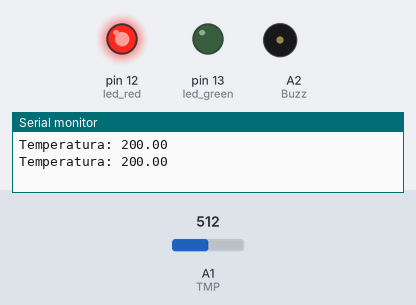
Recording of a sketch running on a simulated Arduino Uno, built with avr-gcc and run on an emulated ATmega328P. On the bench: output pins drawn as LEDs (lit = HIGH), buzzer (waves = sounding, pin HIGH), the last lines printed to the serial monitor. The inputs (shaded band) are chosen by the test bench; at power-on: A1 (TMP) = 512.

Above: at 3.8 s.
3.9 s: A1 (TMP) set to 191
7.8 s: A1 (TMP) set to 174
At 9.4 s:
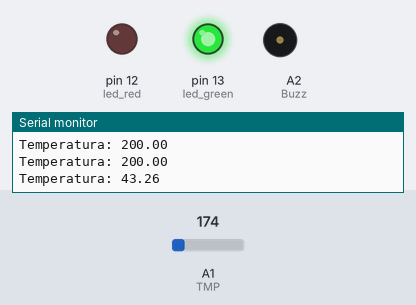
11.7 s: A1 (TMP) set to 306
At 13.3 s:
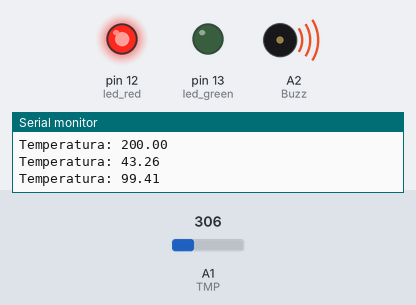
19.4 s: A1 (TMP) set to 122
At 21.9 s:
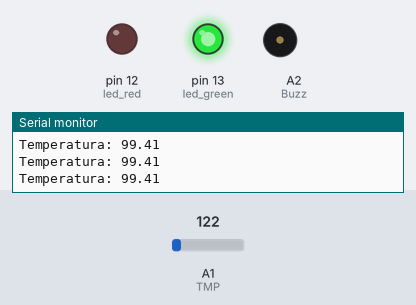
Timing chart, 0 to 23.4 s (numbered marks = the images above; inputs shaded):
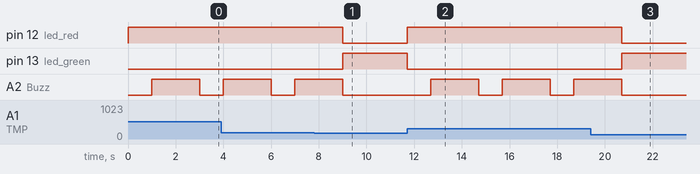

The sketch:

EX2_Sensor_de_Temperatura.ino
```cpp
#define led_green 13 //definir pin 13 como led_green
#define led_red 12
#define TMP A1
#define Buzz A2

void setup(){
  pinMode(led_green, OUTPUT);
  pinMode(led_red, OUTPUT);
  pinMode(Buzz, OUTPUT);
  pinMode(TMP, INPUT);
  Serial.begin(9600);
}

void loop(){
  float tmp = analogRead(TMP);
  tmp = (tmp/1024)*5000;
  tmp = (tmp - 500)/10;

  if(tmp>40){
    digitalWrite(led_red, HIGH);
    digitalWrite(led_green, LOW);
    Serial.print("Temperatura: ");
    Serial.println(tmp);
    delay(1000);
    digitalWrite(Buzz, HIGH);
    delay(2000);
    digitalWrite(Buzz, LOW);
  }

  else{
    digitalWrite(led_green, HIGH);
    digitalWrite(led_red, LOW);
    digitalWrite(Buzz, LOW);
  }
}
```

Measured:
- the behaviour switches between 185 and 184 on A1 (TMP) (found by bisection; images 0 and 1)
- after the input at 7.8 s, pin 12 (led_red): HIGH → LOW after 1.2 s; pin 13 (led_green): LOW → HIGH after 1.2 s; A2 (Buzz): goes on until 9.0 s, then stays LOW
- after the input at 11.7 s, pin 12 (led_red): LOW → HIGH at once; pin 13 (led_green): HIGH → LOW at once; A2 (Buzz): alternates HIGH for 2.0 s and LOW for 1.0 s, starting after 1.0 s
- after the input at 19.4 s, pin 12 (led_red): HIGH → LOW after 1.3 s; pin 13 (led_green): LOW → HIGH after 1.3 s; A2 (Buzz): goes on until 20.7 s, then stays LOW
